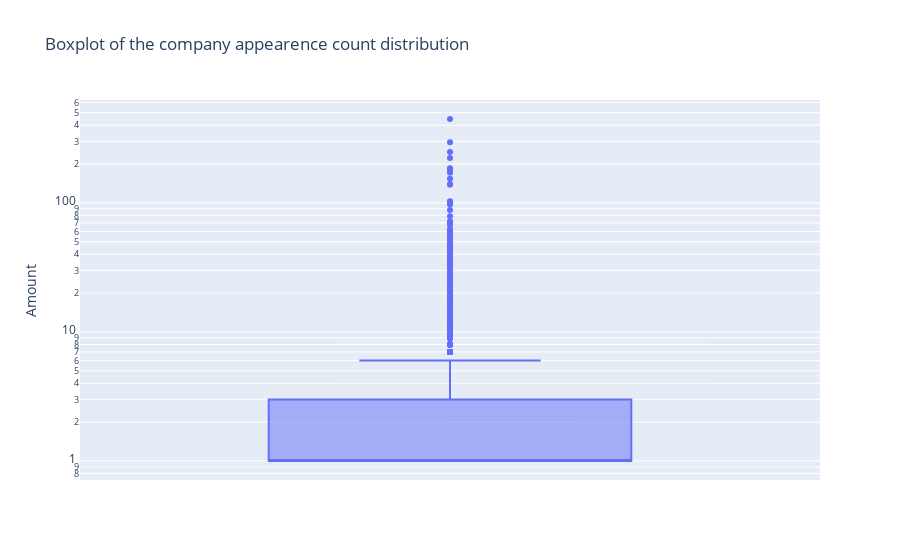

The notebook cell this image was saved under:
### Code cell
px.box(companies_df, y='count', log_y=True, 
       title='Boxplot of the company appearence count distribution', labels={'count': 'Amount'})

### Figure 1 — Plotly figure (JSON) as saved in the notebook; plotly's stock layout.template omitted (floating-point values rounded to 4 significant figures; data arrays with more than 128 entries replaced by an {"elided": "..."} marker saying what was removed)
{"data": [{"alignmentgroup": "True", "hovertemplate": "Amount=%{y}<extra></extra>", "legendgroup": "", "marker": {"color": "#636efa"}, "name": "", "notched": false, "offsetgroup": "", "orientation": "v", "showlegend": false, "type": "box", "x0": " ", "xaxis": "x", "y": {"elided": "3232 int values"}, "y0": " ", "yaxis": "y"}], "layout": {"boxmode": "group", "legend": {"tracegroupgap": 0}, "title": {"text": "Boxplot of the company appearence count distribution"}, "xaxis": {"anchor": "y", "domain": [0, 1]}, "yaxis": {"anchor": "x", "domain": [0, 1], "title": {"text": "Amount"}, "type": "log"}}}
